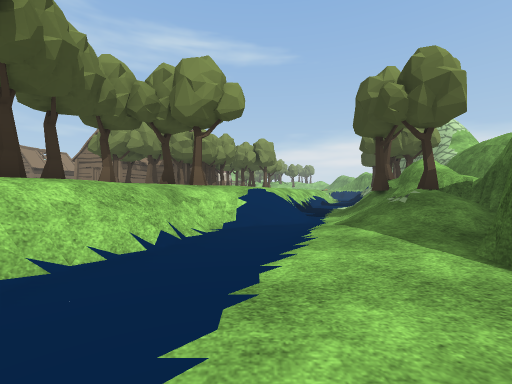
[1] (above)

24 first-person views from a walk through a Unity game level. The camera is 1.2 m above the floor, looks level and sees 90° across. The floor is counted in squares, 2 m on a side. Each view is taken from the middle of a square. On the plan, view 1 faces up. The plan holds only what a view shows up to about 9 squares ahead; the rest is blank. The place goes on beyond the plan. Some animated figures are not drawn. Some surface patterns are stand-ins.

[2]
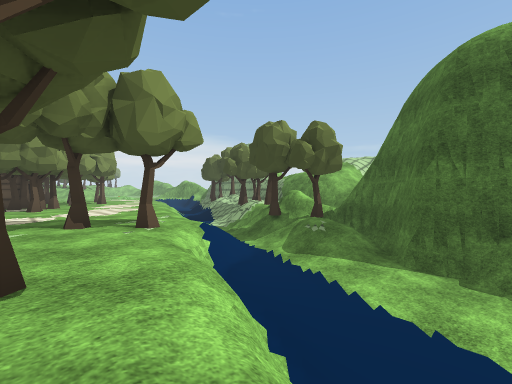

[3]
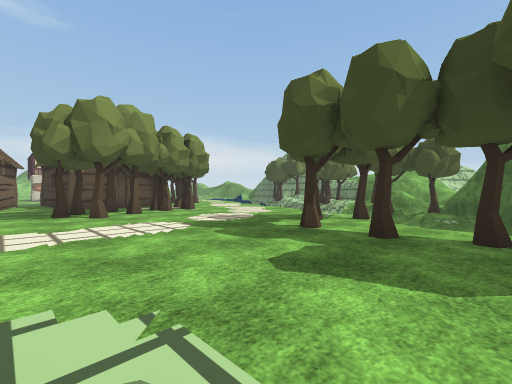

[4]
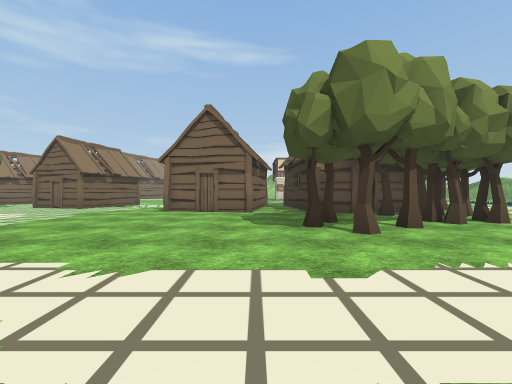

[5]
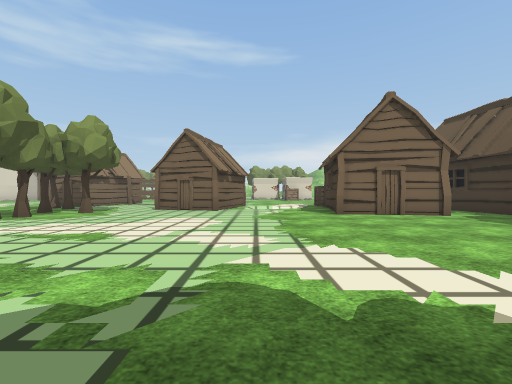

[6]
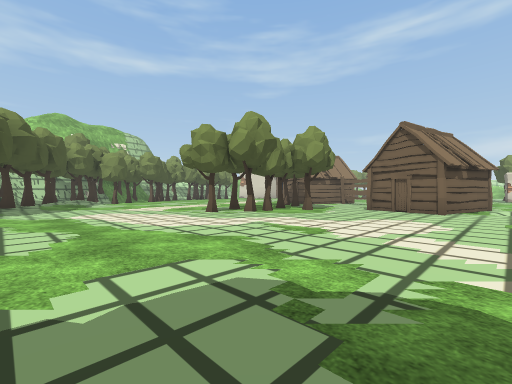

[7]
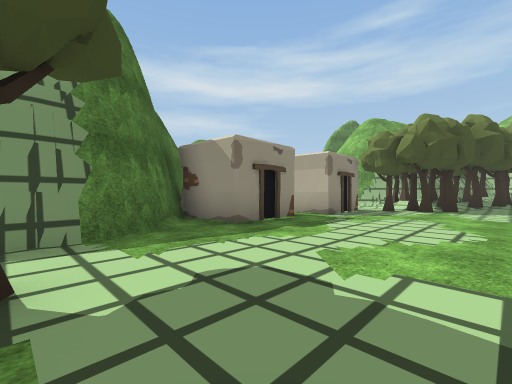

[8]
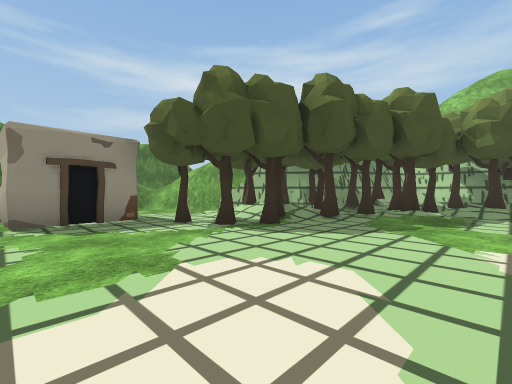

[9]
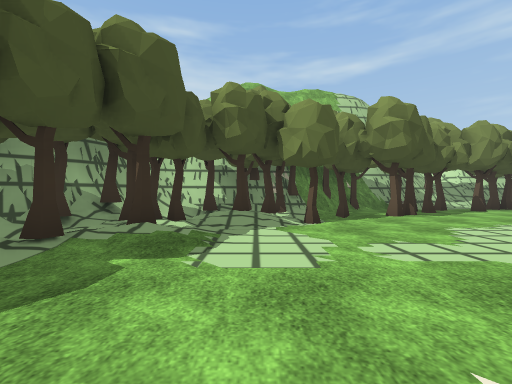

[10]
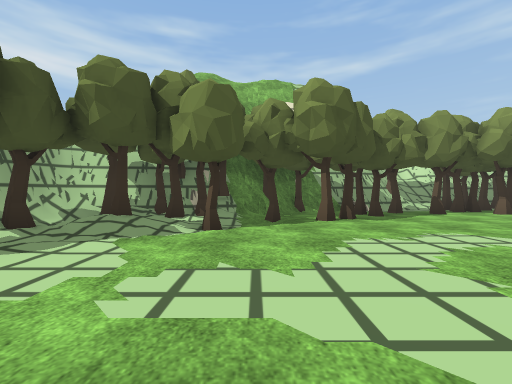

[11]
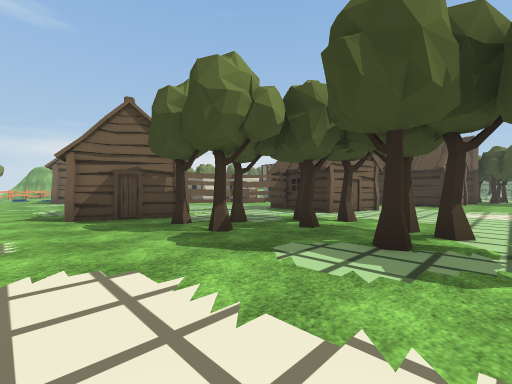

[12]
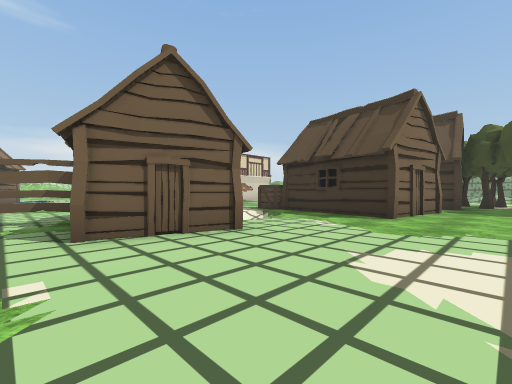

[13]
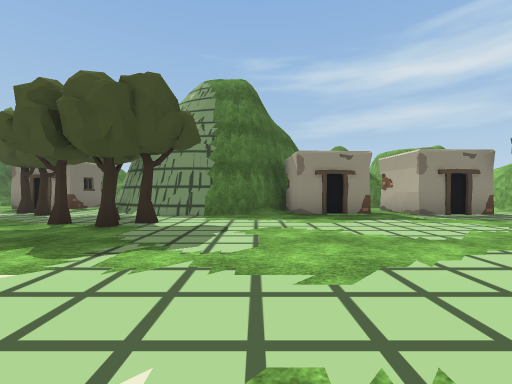

[14]
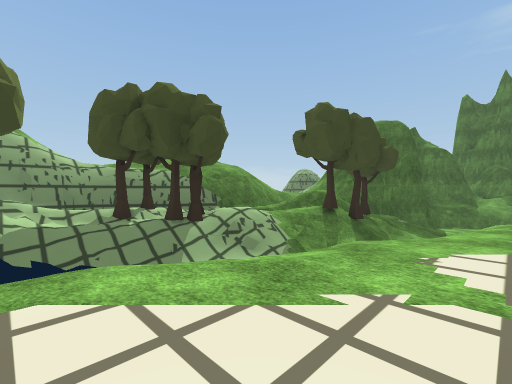

[15]
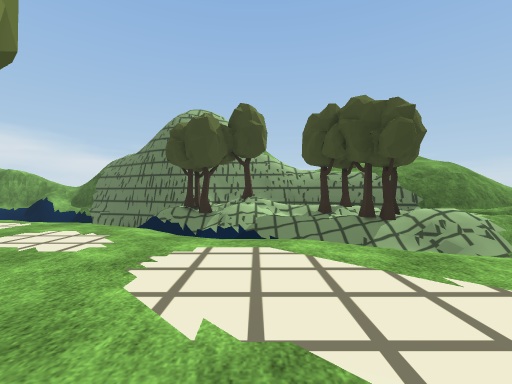

[16]
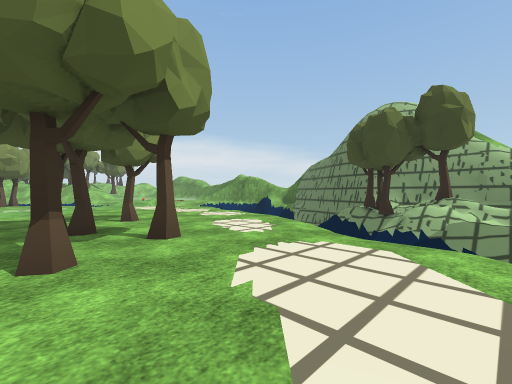

[17]
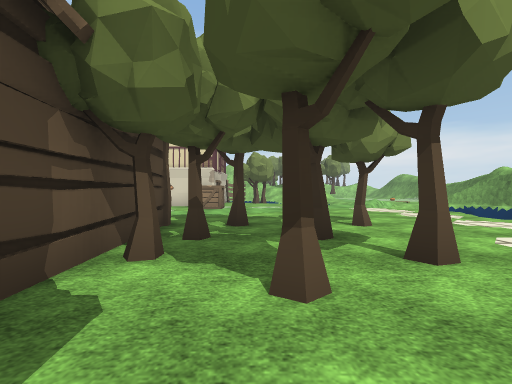

[18]
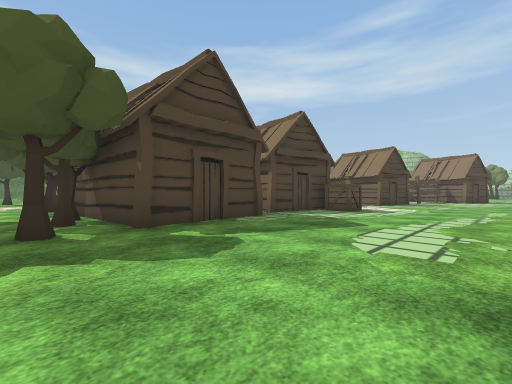

[19]
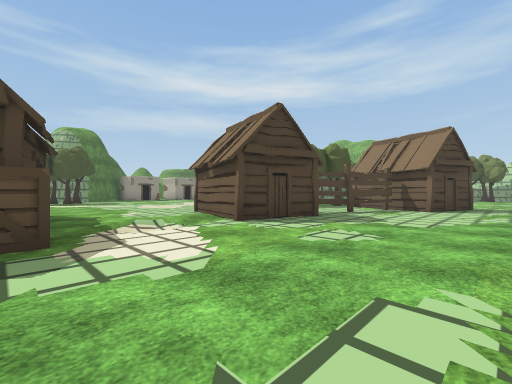

[20]
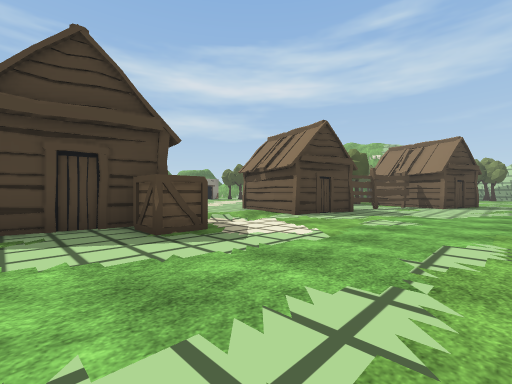

[21]
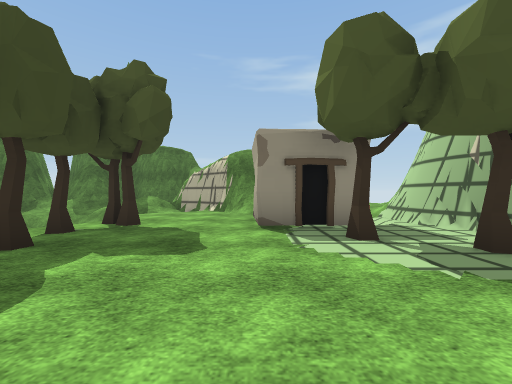

[22]
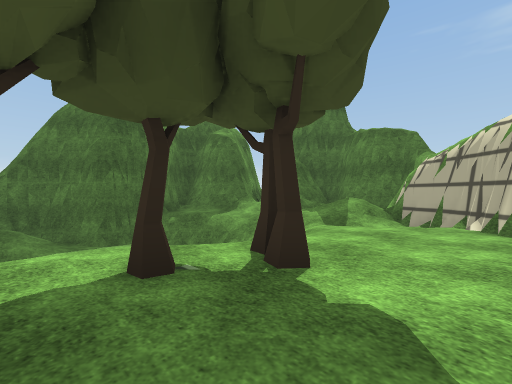

[23]
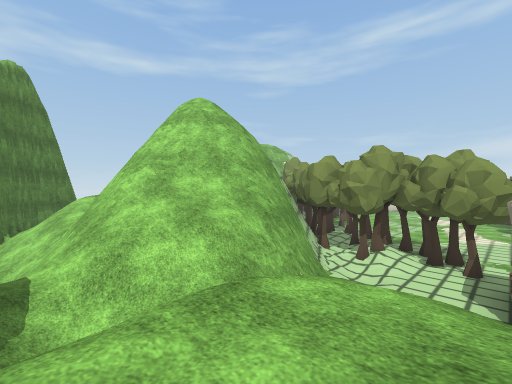

[24]
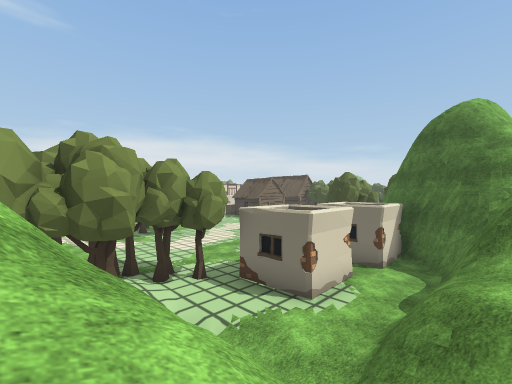

### Floor plan
Key: @ floor where view 1 was taken; # wall or solid block; . main floor; : floor 0.25 m higher than the main floor; + floor 0.5 m higher than the main floor; - floor 1.5 m lower than the main floor; * floor 2.25 m higher than the main floor; % floor 3 m higher than the main floor; & floor 3.25 m higher than the main floor; $ floor 8 m higher than the main floor; / step, stairs or slope; = window, fence, low wall or low ledge; v drop or lower ground; T tree; H hut; F fence; C crate; O other object.
Columns run from 32 left of view 1 to 9 right of it. Each row starts with its distance up from view 1.
 22           ................... .......
 21           ..H........................
 20           ..H.H......................
 19  OTT      ...HFF.....................
 18  TT..     .HHH..F.HH./.C.......T.T...
 17  # T..    ..T....H H///HHH.HHH..T....
 16  ##T...   ...T...H H...H H.H HT.T.../ //##
 15  #OTT...  ..T.TT...H...H H.H HTT.T..= /TT#
 14  ##.T.... .....T.......HHH.H H...../ //T##
 13   T..T.......TT.............TTT..../ //T##
 12   #TT/........T............T.TT.../= ///#&
 11   vTTT/...................T..TT...= //T=#%
 10    TTTT....................TT.....= /TT=#
  9    #T T..........................////:T=%
  8    #=/TTT........................=-//.##
  7    v##TTTTT.....................///T:+#%
  6      ##T#TTT........TTT.......T.///T= =*
  5        #TT/T.................T.T=//T=
  4        v#//.######.### .TT...T.=-///#
  3       $v##/.########  #......T#=-//##
  2       v###/......#    #####.TT=---##
  1      ##//=/==#####    ##  #... ---##
  0   // #=///////#       #/  /.../ @//#
 -1   ///##/// //             ##./////##
 -2 ###///////  /              ###// ##
 -3                             %##=#
 -4                              ####
 -5                              ##

Where each view was taken, in squares from view 1:
view 1: 0 up, 0 right, facing up
view 2: 1 up, 3 left, facing up-right
view 3: 3 up, 7 left, facing up-right
view 4: 6 up, 7 left, facing up
view 5: 7 up, 12 left, facing up
view 6: 7 up, 12 left, facing up-left
view 7: 8 up, 12 left, facing down-left
view 8: 10 up, 18 left, facing down-left
view 9: 10 up, 21 left, facing left
view 10: 12 up, 22 left, facing left
view 11: 12 up, 22 left, facing up-right
view 12: 12 up, 16 left, facing up-right
view 13: 11 up, 14 left, facing down
view 14: 13 up, 0 right, facing down-right
view 15: 13 up, 1 left, facing right
view 16: 12 up, 1 left, facing up-right
view 17: 13 up, 1 left, facing up
view 18: 22 up, 1 left, facing down-left
view 19: 22 up, 9 left, facing down-left
view 20: 22 up, 7 left, facing down-left
view 21: 7 up, 6 left, facing down
view 22: 4 up, 5 left, facing down-right
view 23: 2 down, 20 left, facing up-left
view 24: 0 up, 24 left, facing up-right
